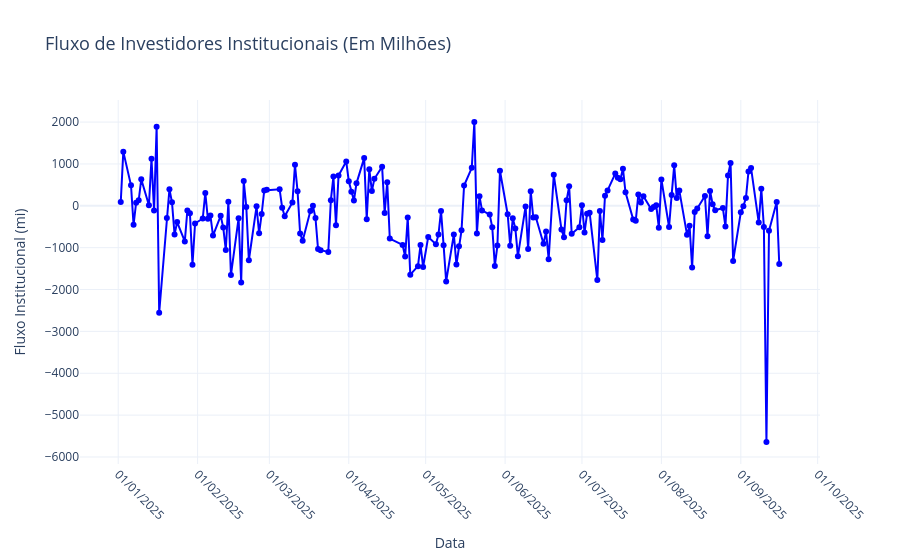

Notebook cell for this chart:
### Markdown cell above
# Fluxo de Investidores Institucional

### Code cell
import pandas as pd
import requests
from bs4 import BeautifulSoup
import plotly.graph_objects as go
from datetime import datetime

# URL do site
url = "https://www.dadosdemercado.com.br/fluxo"

# Fazer a requisição HTTP para obter o conteúdo da página
response = requests.get(url)
if response.status_code == 200:
    soup = BeautifulSoup(response.content, 'html.parser')

    # Encontrar a tabela na página
    tabela_html = soup.find('table')  # Localiza a primeira tabela na página
    if tabela_html:
        # Ler a tabela HTML com pandas
        tabela = pd.read_html(str(tabela_html))[0]

        # Verificar os nomes das colunas
        print("Colunas disponíveis na tabela:", tabela.columns)

        # Garantir que a coluna 'Data' esteja no formato datetime
        tabela['Data'] = pd.to_datetime(tabela['Data'], format='%d/%m/%Y', errors='coerce')

        # Verificar se a coluna 'Institucional' existe
        if 'Institucional' in tabela.columns:
            # Converter os valores da coluna 'Institucional' para numérico
            tabela['Institucional'] = tabela['Institucional'].str.replace(' mi', '')  # Remover 'mi'
            tabela['Institucional'] = tabela['Institucional'].str.replace('.', '', regex=False)  # Remover separadores de milhares
            tabela['Institucional'] = tabela['Institucional'].str.replace(',', '.', regex=False).astype(float)

            # Filtrar os dados a partir do início do ano atual
            inicio_ano = datetime(datetime.now().year, 1, 1)  # Primeiro dia do ano atual
            tabela_filtrada = tabela[tabela['Data'] >= inicio_ano]

            # Criar o gráfico de linha com a coluna 'Institucional'
            fig = go.Figure()

            # Adicionar a linha conectando os valores de 'Institucional'
            fig.add_trace(go.Scatter(
                x=tabela_filtrada['Data'],  # Eixo X: coluna Data
                y=tabela_filtrada['Institucional'],  # Eixo Y: fluxo institucional
                mode='lines+markers',
                name='Institucional',
                line=dict(color='blue'),
                marker=dict(size=6, color='blue', symbol='circle')
            ))

            # Personalizar o layout
            fig.update_layout(
                title='Fluxo de Investidores Institucionais (Em Milhões)',
                xaxis_title='Data',
                yaxis_title='Fluxo Institucional (mi)',
                template='plotly_white',
                xaxis=dict(
                    tickformat='%d/%m/%Y',  # Formatar as datas no eixo X
                    tickangle=45,           # Rotacionar os rótulos do eixo X
                    showgrid=True,          # Mostrar linhas de grade no eixo X
                    tickmode='auto',        # Ajustar automaticamente os rótulos
                    nticks=10               # Limitar o número de rótulos no eixo X
                ),
                yaxis=dict(
                    showgrid=True,          # Mostrar linhas de grade no eixo Y
                    rangemode='tozero'      # Garantir que o eixo Y comece no zero
                ),
                title_font_size=18,
                xaxis_title_font_size=14,
                yaxis_title_font_size=14
            )

            # Exibir o gráfico
            fig.show()
        else:
            print("A coluna 'Institucional' não foi encontrada na tabela. Verifique os nomes das colunas.")
    else:
        print("Tabela não encontrada na página.")
else:
    print(f"Erro ao acessar o site: {response.status_code}")

### Figure 1 — Plotly figure (JSON) as saved in the notebook; plotly's stock layout.template omitted (floating-point values rounded to 4 significant figures; data arrays with more than 128 entries replaced by an {"elided": "..."} marker saying what was removed)
{"data": [{"line": {"color": "blue"}, "marker": {"color": "blue", "size": 6, "symbol": "circle"}, "mode": "lines+markers", "name": "Institucional", "type": "scatter", "x": {"elided": "178 str values"}, "y": {"elided": "178 float values"}}], "layout": {"title": {"font": {"size": 18}, "text": "Fluxo de Investidores Institucionais (Em Milhões)"}, "xaxis": {"nticks": 10, "showgrid": true, "tickangle": 45, "tickformat": "%d/%m/%Y", "tickmode": "auto", "title": {"font": {"size": 14}, "text": "Data"}}, "yaxis": {"rangemode": "tozero", "showgrid": true, "title": {"font": {"size": 14}, "text": "Fluxo Institucional (mi)"}}}}
